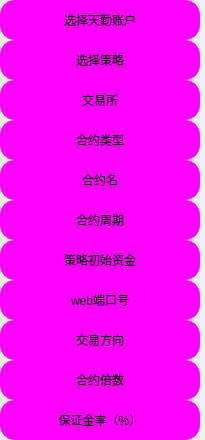
                <widget class="QFrame" name="upper_left_4">
                 <property name="sizePolicy">
                  <sizepolicy hsizetype="Minimum" vsizetype="Expanding">
                   <horstretch>0</horstretch>
                   <verstretch>0</verstretch>
                  </sizepolicy>
                 </property>
                 <property name="minimumSize">
                  <size>
                   <width>205</width>
                   <height>0</height>
                  </size>
                 </property>
                 <property name="maximumSize">
                  <size>
                   <width>205</width>
                   <height>1000</height>
                  </size>
                 </property>
                 <property name="styleSheet">
                  <string notr="true">border:none</string>
                 </property>
                 <property name="frameShape">
                  <enum>QFrame::StyledPanel</enum>
                 </property>
                 <property name="frameShadow">
                  <enum>QFrame::Raised</enum>
                 </property>
                 <layout class="QVBoxLayout" name="verticalLayout_54">
                  <property name="spacing">
                   <number>0</number>
                  </property>
                  <property name="leftMargin">
                   <number>0</number>
                  </property>
                  <property name="topMargin">
                   <number>0</number>
                  </property>
                  <property name="rightMargin">
                   <number>0</number>
                  </property>
                  <property name="bottomMargin">
                   <number>0</number>
                  </property>
                  <item>
                   <widget class="QLabel" name="label_select_tq_account">
                    <property name="enabled">
                     <bool>true</bool>
                    </property>
                    <property name="minimumSize">
                     <size>
                      <width>200</width>
                      <height>40</height>
                     </size>
                    </property>
                    <property name="maximumSize">
                     <size>
                      <width>200</width>
                      <height>40</height>
                     </size>
                    </property>
                    <property name="styleSheet">
                     <string notr="true">QLabel {
	font: 700 18pt &quot;等线&quot;;
	background-color: rgb(255, 0, 255);
	border-radius: 15px;
}

QLabel:hover{
	border: 3px solid rgb(0, 255, 0);
}
QLabel:disabled{
	color: rgb(0, 0, 0);
	border-color: rgb(166, 166, 166);
    background-color: rgb(186, 186, 186);
}</string>
                    </property>
                    <property name="text">
                     <string>选择天勤账户</string>
                    </property>
                    <property name="alignment">
                     <set>Qt::AlignCenter</set>
                    </property>
                    <property name="buddy">
                     <cstring>comboBox_select_tq_account</cstring>
                    </property>
                   </widget>
                  </item>
                  <item>
                   <widget class="QLabel" name="label_select_strategy">
                    <property name="enabled">
                     <bool>true</bool>
                    </property>
                    <property name="minimumSize">
                     <size>
                      <width>200</width>
                      <height>40</height>
                     </size>
                    </property>
                    <property name="maximumSize">
                     <size>
                      <width>200</width>
                      <height>40</height>
                     </size>
                    </property>
                    <property name="styleSheet">
                     <string notr="true">QLabel {
	font: 700 18pt &quot;等线&quot;;
	background-color: rgb(255, 0, 255);
	border-radius: 15px;
}

QLabel:hover{
	border: 3px solid rgb(0, 255, 0);
}
QLabel:disabled{
	color: rgb(0, 0, 0);
	border-color: rgb(166, 166, 166);
    background-color: rgb(186, 186, 186);
}</string>
                    </property>
                    <property name="text">
                     <string>选择策略</string>
                    </property>
                    <property name="alignment">
                     <set>Qt::AlignCenter</set>
                    </property>
                    <property name="buddy">
                     <cstring>comboBox_select_strategy</cstring>
                    </property>
                   </widget>
                  </item>
                  <item>
                   <widget class="QLabel" name="label_exchange">
                    <property name="minimumSize">
                     <size>
                      <width>200</width>
                      <height>40</height>
                     </size>
                    </property>
                    <property name="maximumSize">
                     <size>
                      <width>200</width>
                      <height>40</height>
                     </size>
                    </property>
                    <property name="styleSheet">
                     <string notr="true">QLabel {
	font: 700 18pt &quot;等线&quot;;
	background-color: rgb(255, 0, 255);
	border-radius: 15px;
}

QLabel:hover{
	border: 3px solid rgb(0, 255, 0);
}
QLabel:disabled{
	color: rgb(0, 0, 0);
	border-color: rgb(166, 166, 166);
    background-color: rgb(186, 186, 186);
}</string>
                    </property>
                    <property name="text">
                     <string>交易所</string>
                    </property>
                    <property name="alignment">
                     <set>Qt::AlignCenter</set>
                    </property>
                    <property name="buddy">
                     <cstring>comboBox_exchange</cstring>
                    </property>
                   </widget>
                  </item>
                  <item>
                   <widget class="QLabel" name="label_5">
                    <property name="minimumSize">
                     <size>
                      <width>200</width>
                      <height>40</height>
                     </size>
                    </property>
                    <property name="maximumSize">
                     <size>
                      <width>200</width>
                      <height>40</height>
                     </size>
                    </property>
                    <property name="styleSheet">
                     <string notr="true">QLabel {
	font: 700 18pt &quot;等线&quot;;
	background-color: rgb(255, 0, 255);
	border-radius: 15px;
}

QLabel:hover{
	border: 3px solid rgb(0, 255, 0);
}
QLabel:disabled{
	color: rgb(0, 0, 0);
	border-color: rgb(166, 166, 166);
    background-color: rgb(186, 186, 186);
}</string>
                    </property>
                    <property name="text">
                     <string>合约类型</string>
                    </property>
                    <property name="alignment">
                     <set>Qt::AlignCenter</set>
                    </property>
                   </widget>
                  </item>
                  <item>
                   <widget class="QLabel" name="label_symbol">
                    <property name="minimumSize">
                     <size>
                      <width>200</width>
                      <height>40</height>
                     </size>
                    </property>
                    <property name="maximumSize">
                     <size>
                      <width>200</width>
                      <height>40</height>
                     </size>
                    </property>
                    <property name="styleSheet">
                     <string notr="true">QLabel {
	font: 700 18pt &quot;等线&quot;;
	background-color: rgb(255, 0, 255);
	border-radius: 15px;
}

QLabel:hover{
	border: 3px solid rgb(0, 255, 0);
}
QLabel:disabled{
	color: rgb(0, 0, 0);
	border-color: rgb(166, 166, 166);
    background-color: rgb(186, 186, 186);
}</string>
                    </property>
                    <property name="text">
                     <string>合约名</string>
                    </property>
                    <property name="alignment">
                     <set>Qt::AlignCenter</set>
                    </property>
                   </widget>
                  </item>
                  <item>
                   <widget class="QLabel" name="label_symbol_period">
                    <property name="minimumSize">
                     <size>
                      <width>200</width>
                      <height>40</height>
                     </size>
                    </property>
                    <property name="maximumSize">
                     <size>
                      <width>200</width>
                      <height>40</height>
                     </size>
                    </property>
                    <property name="styleSheet">
                     <string notr="true">QLabel {
	font: 700 18pt &quot;等线&quot;;
	background-color: rgb(255, 0, 255);
	border-radius: 15px;
}

QLabel:hover{
	border: 3px solid rgb(0, 255, 0);
}
QLabel:disabled{
	color: rgb(0, 0, 0);
	border-color: rgb(166, 166, 166);
    background-color: rgb(186, 186, 186);
}</string>
                    </property>
                    <property name="text">
                     <string>合约周期</string>
                    </property>
                    <property name="alignment">
                     <set>Qt::AlignCenter</set>
                    </property>
                    <property name="buddy">
                     <cstring>symbol_period</cstring>
                    </property>
                   </widget>
                  </item>
                  <item>
                   <widget class="QLabel" name="label_initial_capital">
                    <property name="minimumSize">
                     <size>
                      <width>200</width>
                      <height>40</height>
                     </size>
                    </property>
                    <property name="maximumSize">
                     <size>
                      <width>200</width>
                      <height>40</height>
                     </size>
                    </property>
                    <property name="styleSheet">
                     <string notr="true">QLabel {
	font: 700 18pt &quot;等线&quot;;
	background-color: rgb(255, 0, 255);
	border-radius: 15px;
}

QLabel:hover{
	border: 3px solid rgb(0, 255, 0);
}
QLabel:disabled{
	color: rgb(0, 0, 0);
	border-color: rgb(166, 166, 166);
    background-color: rgb(186, 186, 186);
}</string>
                    </property>
                    <property name="text">
                     <string>策略初始资金</string>
                    </property>
                    <property name="alignment">
                     <set>Qt::AlignCenter</set>
                    </property>
                    <property name="buddy">
                     <cstring>initial_capital</cstring>
                    </property>
                   </widget>
                  </item>
                  <item>
                   <widget class="QLabel" name="label_web_port">
                    <property name="minimumSize">
                     <size>
                      <width>200</width>
                      <height>40</height>
                     </size>
                    </property>
                    <property name="maximumSize">
                     <size>
                      <width>200</width>
                      <height>40</height>
                     </size>
                    </property>
                    <property name="styleSheet">
                     <string notr="true">QLabel {
	font: 700 18pt &quot;等线&quot;;
	background-color: rgb(255, 0, 255);
	border-radius: 15px;
}

QLabel:hover{
	border: 3px solid rgb(0, 255, 0);
}
QLabel:disabled{
	color: rgb(0, 0, 0);
	border-color: rgb(166, 166, 166);
    background-color: rgb(186, 186, 186);
}</string>
                    </property>
                    <property name="text">
                     <string>web端口号</string>
                    </property>
                    <property name="alignment">
                     <set>Qt::AlignCenter</set>
                    </property>
                    <property name="buddy">
                     <cstring>web_port</cstring>
                    </property>
                   </widget>
                  </item>
                  <item>
                   <widget class="QLabel" name="label_orientation">
                    <property name="minimumSize">
                     <size>
                      <width>200</width>
                      <height>40</height>
                     </size>
                    </property>
                    <property name="maximumSize">
                     <size>
                      <width>200</width>
                      <height>40</height>
                     </size>
                    </property>
                    <property name="styleSheet">
                     <string notr="true">QLabel {
	font: 700 18pt &quot;等线&quot;;
	background-color: rgb(255, 0, 255);
	border-radius: 15px;
}

QLabel:hover{
	border: 3px solid rgb(0, 255, 0);
}
QLabel:disabled{
	color: rgb(0, 0, 0);
	border-color: rgb(166, 166, 166);
    background-color: rgb(186, 186, 186);
}</string>
                    </property>
                    <property name="text">
                     <string>交易方向</string>
                    </property>
                    <property name="alignment">
                     <set>Qt::AlignCenter</set>
                    </property>
                    <property name="buddy">
                     <cstring>orientation</cstring>
                    </property>
                   </widget>
                  </item>
                  <item>
                   <widget class="QLabel" name="label_contract_multiples">
                    <property name="minimumSize">
                     <size>
                      <width>200</width>
                      <height>40</height>
                     </size>
                    </property>
                    <property name="maximumSize">
                     <size>
                      <width>200</width>
                      <height>40</height>
                     </size>
                    </property>
                    <property name="styleSheet">
                     <string notr="true">QLabel {
	font: 700 18pt &quot;等线&quot;;
	background-color: rgb(255, 0, 255);
	border-radius: 15px;
}

QLabel:hover{
	border: 3px solid rgb(0, 255, 0);
}
QLabel:disabled{
	color: rgb(0, 0, 0);
	border-color: rgb(166, 166, 166);
    background-color: rgb(186, 186, 186);
}</string>
                    </property>
                    <property name="text">
                     <string>合约倍数</string>
                    </property>
                    <property name="alignment">
                     <set>Qt::AlignCenter</set>
                    </property>
                    <property name="buddy">
                     <cstring>contract_multiples</cstring>
                    </property>
                   </widget>
                  </item>
                  <item>
                   <widget class="QLabel" name="label_margin_rate">
                    <property name="minimumSize">
                     <size>
                      <width>200</width>
                      <height>40</height>
                     </size>
                    </property>
                    <property name="maximumSize">
                     <size>
                      <width>200</width>
                      <height>40</height>
                     </size>
                    </property>
                    <property name="styleSheet">
                     <string notr="true">QLabel {
	font: 700 18pt &quot;等线&quot;;
	background-color: rgb(255, 0, 255);
	border-radius: 15px;
}

QLabel:hover{
	border: 3px solid rgb(0, 255, 0);
}
QLabel:disabled{
	color: rgb(0, 0, 0);
	border-color: rgb(166, 166, 166);
    background-color: rgb(186, 186, 186);
}</string>
                    </property>
                    <property name="text">
                     <string>保证金率（%）</string>
                    </property>
                    <property name="alignment">
                     <set>Qt::AlignCenter</set>
                    </property>
                    <property name="buddy">
                     <cstring>margin_rate</cstring>
                    </property>
                   </widget>
                  </item>
                 </layout>
                </widget>
